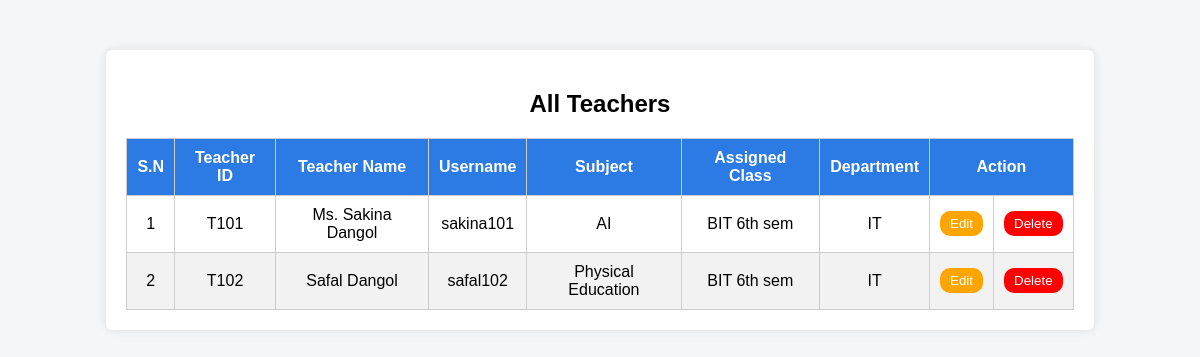
Before: /AdminOperation/view_teacher with the older database file.
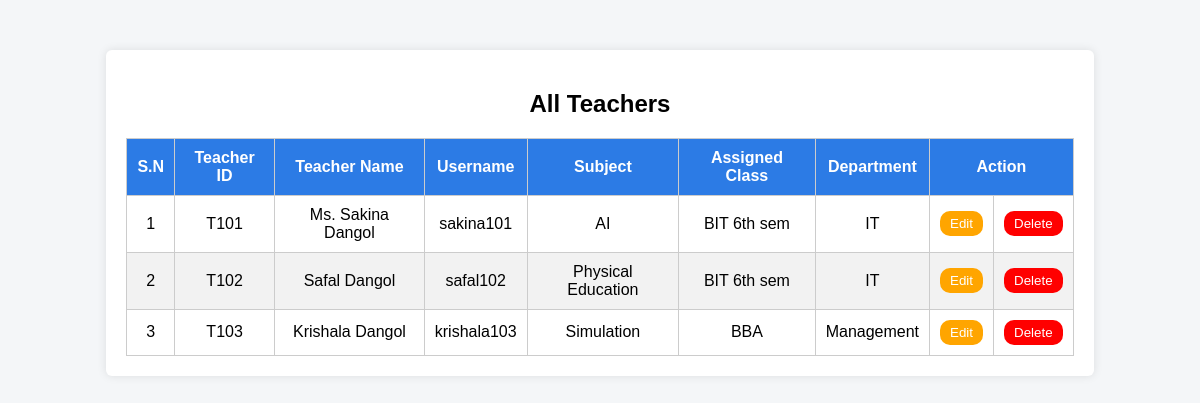
After: the same page with the newer database file.
### Admin/models.py (models this page shows, shortened)
class Subject(models.Model):
    Teachername=models.CharField(max_length=100)
    teacher=models.ForeignKey(Teacher,on_delete=models.CASCADE,null=True)
    assigned_class=models.CharField(max_length=100,default="AI")
    subject_name=models.CharField(max_length=100,default="Python")

class Teacher(models.Model):
    user = models.OneToOneField(User, on_delete=models.CASCADE)
    TeacherID = models.CharField(max_length=100, unique=True)
    Teachername = models.CharField(max_length=100)
    department = models.CharField(max_length=100, default="IT")

### Admin/views.py (the view)
# urls.py: path('view_teacher',views.view_teacher,name="view_teacher"),
def view_teacher(request):
    teachers = Teacher.objects.all()
    subjects = Subject.objects.select_related('teacher')
    return render(request,"view_teacher.html",{'subjects':subjects,'teacher':teachers})

### Admin/templates/view_teacher.html (shortened to what this page needs)
<!DOCTYPE html>
<html lang="en">
<head>
</head>
<body>
<div class="container">
    <h2>All Teachers</h2>
    <table>
        <thead>
            <tr>
                <th>S.N</th>
                <th>Teacher ID</th>
                <th>Teacher Name</th>
                <th>Username</th>
                <th>Subject</th>
                <th>Assigned Class</th>
                <th>Department</th>
                <th colspan="2">Action</th>
            </tr>
        </thead>
        <tbody>
            {% for subject in subjects %}
            <tr>
                <td>{{ forloop.counter }}</td>
                <td>{{ subject.teacher.TeacherID }}</td>
                <td>{{ subject.teacher.Teachername }}</td>
                <td>{{ subject.teacher.user.username }}</td>
                <td>{{ subject.subject_name|default:"N/A" }}</td>
                <td>{{ subject.assigned_class|default:"N/A" }}</td>
                <td>{{ subject.teacher.department|default:"N/A" }}</td>
                <td>
                    <a href="{% url 'edit_teacher' subject.teacher.TeacherID %}">
                        <button class="Edit">Edit</button>
                    </a>
                </td>
                <td>
                    <a href="{% url 'delete_teacher' subject.teacher.TeacherID %}">
                        <button class="Delete">Delete</button>
                    </a>
                </td>
            </tr>
            {% empty %}
            <tr>
                <td colspan="9">No teachers found</td>
            </tr>
            {% endfor %}
        </tbody>
    </table>
</div>
</body>
</html>

Changed rows visible on the page:
added Subject: teacher.TeacherID "T103", teacher.Teachername "Krishala Dangol", teacher.user.username "krishala103", subject_name "Simulation", assigned_class "BBA", teacher.department "Management"
